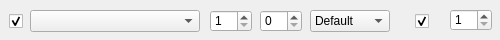
               <widget class="QWidget" name="widget_4" native="true">
                <property name="geometry">
                 <rect>
                  <x>400</x>
                  <y>190</y>
                  <width>500</width>
                  <height>40</height>
                 </rect>
                </property>
                <widget class="QCheckBox" name="check_GemEnabled4">
                 <property name="geometry">
                  <rect>
                   <x>9</x>
                   <y>13</y>
                   <width>16</width>
                   <height>16</height>
                  </rect>
                 </property>
                 <property name="text">
                  <string/>
                 </property>
                 <property name="checked">
                  <bool>true</bool>
                 </property>
                </widget>
                <widget class="QComboBox" name="combo_GemList4">
                 <property name="geometry">
                  <rect>
                   <x>30</x>
                   <y>10</y>
                   <width>170</width>
                   <height>22</height>
                  </rect>
                 </property>
                 <property name="minimumSize">
                  <size>
                   <width>170</width>
                   <height>0</height>
                  </size>
                 </property>
                </widget>
                <widget class="QSpinBox" name="spin_GemLevel4">
                 <property name="geometry">
                  <rect>
                   <x>210</x>
                   <y>10</y>
                   <width>42</width>
                   <height>22</height>
                  </rect>
                 </property>
                 <property name="minimumSize">
                  <size>
                   <width>42</width>
                   <height>0</height>
                  </size>
                 </property>
                 <property name="minimum">
                  <number>1</number>
                 </property>
                 <property name="maximum">
                  <number>20</number>
                 </property>
                </widget>
                <widget class="QSpinBox" name="spin_GemQuality4">
                 <property name="geometry">
                  <rect>
                   <x>260</x>
                   <y>10</y>
                   <width>42</width>
                   <height>22</height>
                  </rect>
                 </property>
                 <property name="minimumSize">
                  <size>
                   <width>42</width>
                   <height>0</height>
                  </size>
                 </property>
                 <property name="maximum">
                  <number>20</number>
                 </property>
                </widget>
                <widget class="QComboBox" name="combo_GemVariant4">
                 <property name="geometry">
                  <rect>
                   <x>310</x>
                   <y>10</y>
                   <width>80</width>
                   <height>22</height>
                  </rect>
                 </property>
                 <item>
                  <property name="text">
                   <string>Default</string>
                  </property>
                 </item>
                 <item>
                  <property name="text">
                   <string>Anomolous</string>
                  </property>
                 </item>
                </widget>
                <widget class="QCheckBox" name="check_GemEnabled4_2">
                 <property name="geometry">
                  <rect>
                   <x>415</x>
                   <y>13</y>
                   <width>16</width>
                   <height>16</height>
                  </rect>
                 </property>
                 <property name="text">
                  <string/>
                 </property>
                 <property name="checked">
                  <bool>true</bool>
                 </property>
                </widget>
                <widget class="QSpinBox" name="spin_GemCount4">
                 <property name="geometry">
                  <rect>
                   <x>450</x>
                   <y>9</y>
                   <width>42</width>
                   <height>22</height>
                  </rect>
                 </property>
                 <property name="minimum">
                  <number>1</number>
                 </property>
                 <property name="maximum">
                  <number>20</number>
                 </property>
                </widget>
               </widget>
